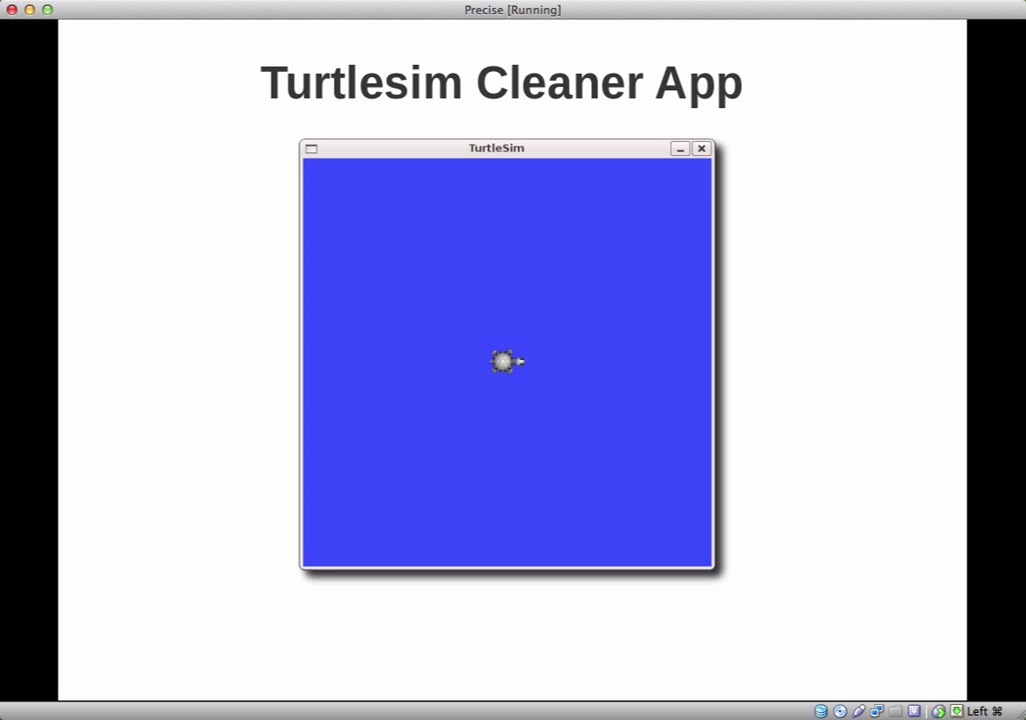
#> input picture frame 607 of ros_essentials_cpp/src/topic03_perception/video/ros.mp4, 1026 x 720 px, given in place of the camera
$ python circlernd.py   (older library calls are emulated)
#> lines starting #> are read from the running program, lines starting #| are printed output that depends on the picture; after the words box and inside, x2 and y2 are one past the last pixel; in counts of white or black regions, pixels touching at a corner belong together
#!/usr/bin/env python
# -*- coding: utf-8 -*-
import numpy as np
import argparse
import cv2
#import cv2 as CV #eğer python2 kullanıyorsanız eklemek zorundasınız aksi halde hata alırsınız
import time
from pymavlink import mavutil


import datetime
#import enumm
import imutils


cap = cv2.VideoCapture(0) # webcamin bagli oldugu yer


while(True):
	# goruntu yakalama
	ret, frame = cap.read()
#> frame is the input picture: shape (720, 1026, 3); mean B, G, R 216.1, 175.4, 174.7
	frame = imutils.resize(frame, width= 480, height= 480)
#> frame: shape (336, 480, 3)

	# goruntuyu grilestir

	output = frame.copy()
	gray = cv2.cvtColor(frame, cv2.COLOR_BGR2GRAY)
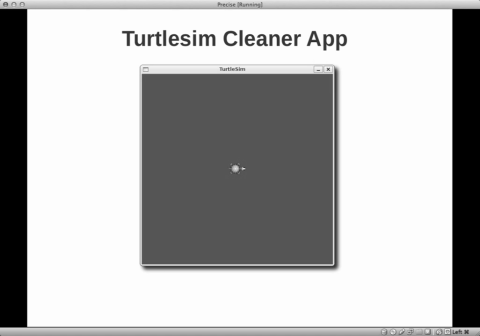
#> gray: shape (336, 480); min 0, max 255, mean 179.7

	# goruntuyu blurlastir
	gray = cv2.GaussianBlur(gray,(5,5),0);
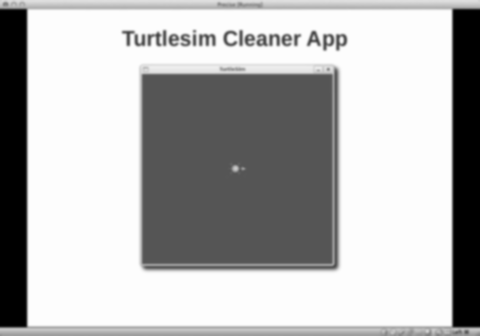
#> gray: shape (336, 480); min 0, max 254, mean 179.7
	gray = cv2.medianBlur(gray,5)

	gray = cv2.adaptiveThreshold(gray,255,cv2.ADAPTIVE_THRESH_GAUSSIAN_C,\
            cv2.THRESH_BINARY,11,3.5)
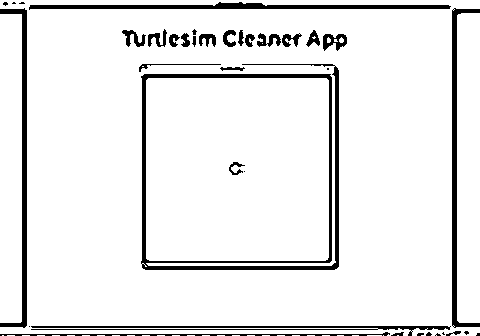
#> gray: shape (336, 480); 91.7% white; 37 black regions (13 under 20 px), largest, box (x1, y1, x2, y2) and area: (141, 64, 339, 270) 4138, (0, 8, 27, 328) 1789, (452, 8, 480, 328) 1780

	kernel = np.ones((5,5),np.uint8)
	gray = cv2.erode(gray,kernel,iterations = 1)
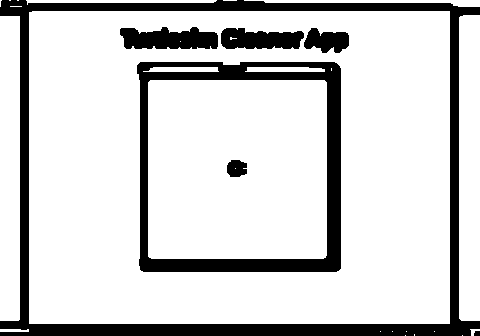
#> gray: shape (336, 480); 82% white; 7 black regions, largest, box (x1, y1, x2, y2) and area: (0, 0, 480, 336) 15461, (137, 62, 341, 272) 9426, (120, 27, 218, 49) 1704

	gray = cv2.dilate(gray,kernel,iterations = 1)
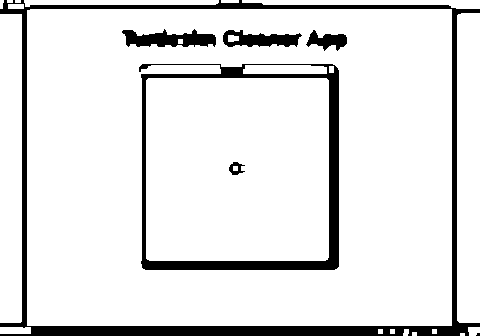
#> gray: shape (336, 480); 88.9% white; 7 black regions (1 under 20 px), largest, box (x1, y1, x2, y2) and area: (0, 0, 480, 336) 9733, (139, 64, 339, 270) 5594, (122, 29, 216, 47) 1084, (223, 30, 302, 47) 836, (306, 30, 347, 51) 460, (229, 162, 245, 175) 111

	circles = cv2.HoughCircles(gray, cv2.HOUGH_GRADIENT, 1, 400, param1=40, param2=45, minRadius=0, maxRadius=0) # python3 icin
#> circles = None
  # circles = cv2.HoughCircles(gray, cv2.cv.CV_HOUGH_GRADIENT, 1, 400, param1=40, param2=45, minRadius=0, maxRadius=0) #python2 icin
	# kalibre
	# daireyi isle

	if circles is not None:
		# x y kordinatlarini integer cevir
		circles = np.round(circles[0, :]).astype("int")


		for (x, y, r) in circles:

			cv2.circle(output, (x, y), r, (0, 255, 0), 4)
			cv2.rectangle(output, (x - 5, y - 5), (x + 5, y + 5), (0, 128, 255), -1)


			print ("X kordinat: ")
			print (x)
			print ("Y Kordinat: ")
			print (y)
			print ("Radius: ")
			print (r)
			cv2.imshow('frame',output)
			if cv2.waitKey(1) & 0xFF == ord('q'):
				break

cap.release()
cv2.destroyAllWindows()

$ run again, starting later in the video
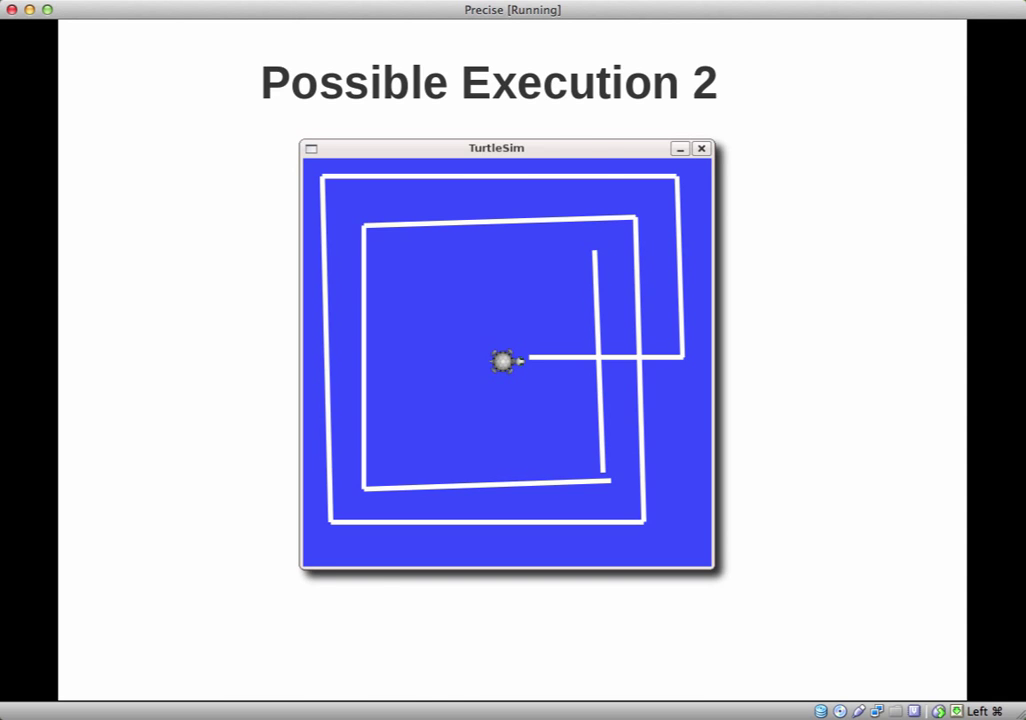
#> input picture frame 2732 of ros_essentials_cpp/src/topic03_perception/video/ros.mp4, 1026 x 720 px, given in place of the camera
#> frame is the input picture: shape (720, 1026, 3); mean B, G, R 216.1, 178.8, 178.1
#> frame: shape (336, 480, 3)
#> `gray = cv2.dilate(gray,kernel,iterations = 1)`:
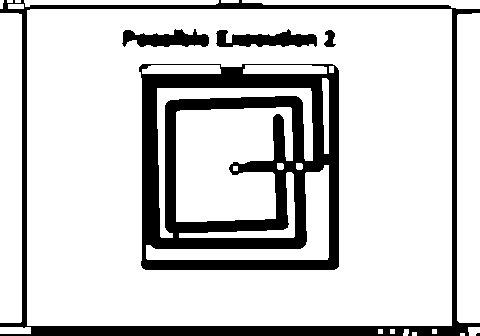
#> gray: shape (336, 480); 80.5% white; 6 black regions (1 under 20 px), largest, box (x1, y1, x2, y2) and area: (139, 64, 339, 270) 19354, (0, 0, 480, 336) 9725, (216, 29, 317, 47) 1141, (122, 29, 209, 47) 1022, (324, 30, 336, 47) 131
#> `circles = cv2.HoughCircles(gray, cv2.HOUGH_GRADIENT, 1, 400, param1=40..`: circles = [[256.5, 148.5, 81.8]]
#> `circles = np.round(circles[0, :]).astype("int")`: circles = [[256, 148, 82]]
#> the loop `for (x, y, r) in circles: ` made 1 pass; (key q is pressed on pass 1)
#> (printed output is left out)
#> pass 1, `cv2.imshow('frame',output)`:
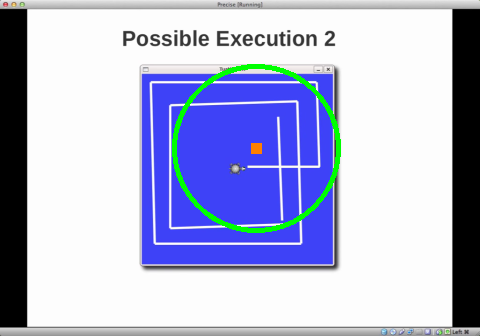
#> window 'frame': shape (336, 480, 3); mean B, G, R 212.3, 181.2, 176.6
